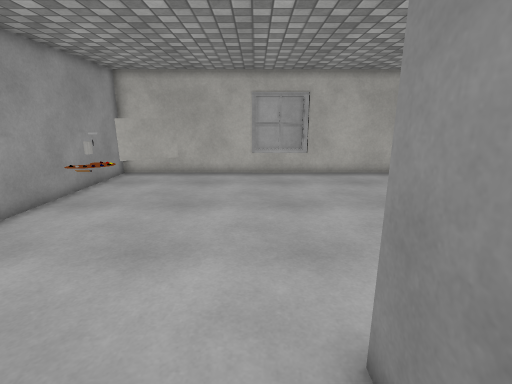
View 1 (above)

12 first-person views from a walk through a 3-D level made in the Unity game engine. The camera is 1.5 m above the floor, tilts 14° down and sees 85° across. The floor is counted in squares, 0.5 m on a side. Each view is taken from the middle of a square. On the plan, view 1 faces up. The plan holds only what a view shows up to about 20 squares ahead; the rest is blank. The player character is not drawn. Surface patterns are stand-ins for the level's own textures.

View 2
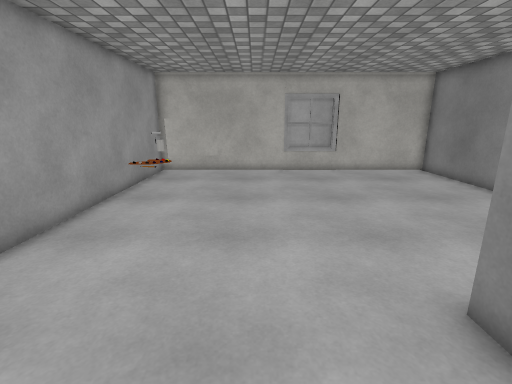

View 3
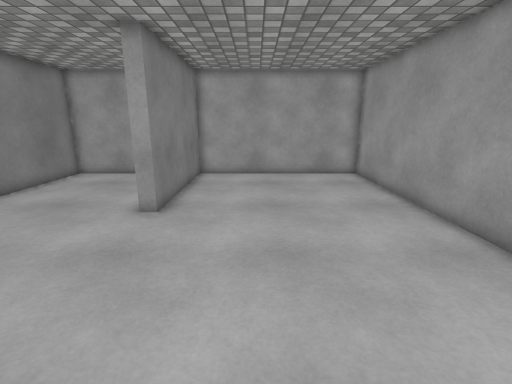

View 4
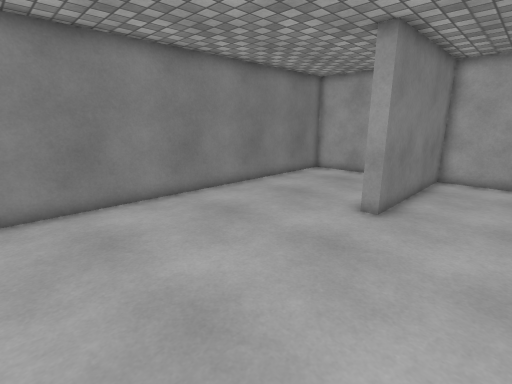

View 5
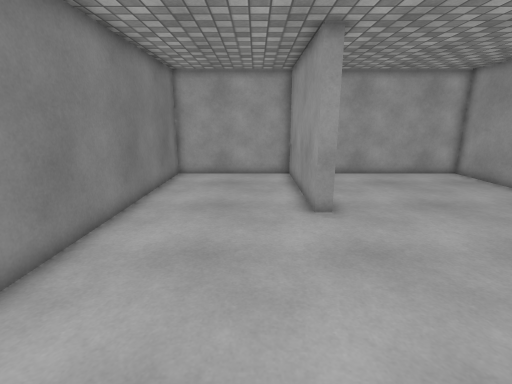

View 6
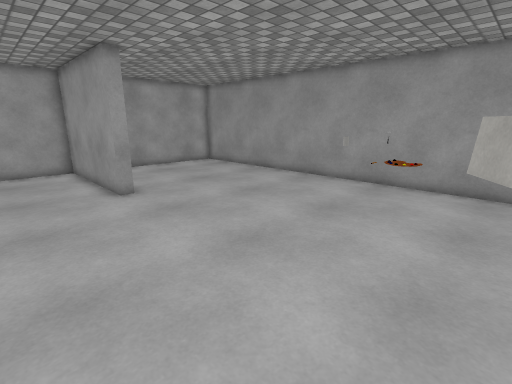

View 7
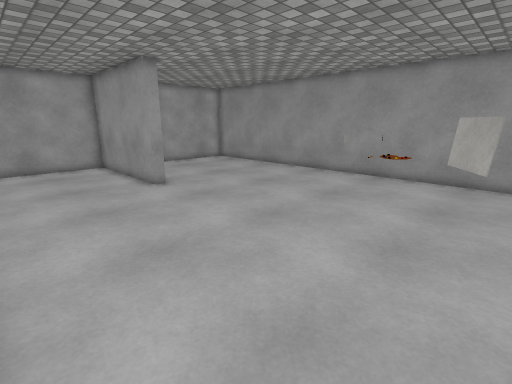

View 8
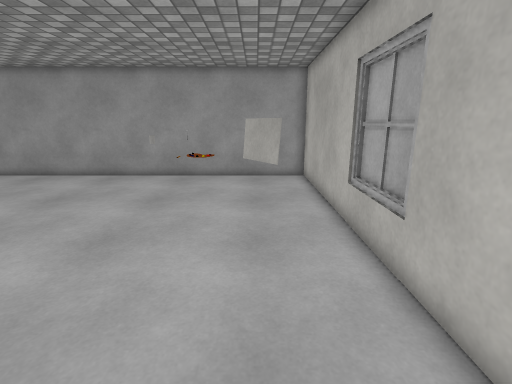

View 9
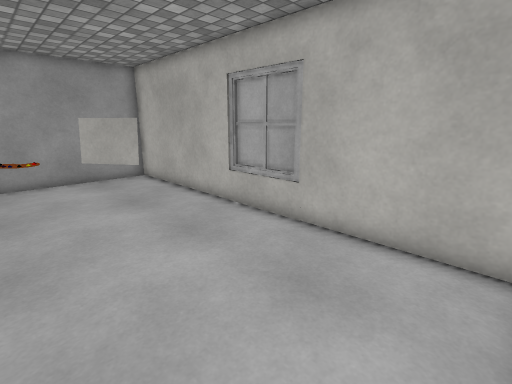

View 10
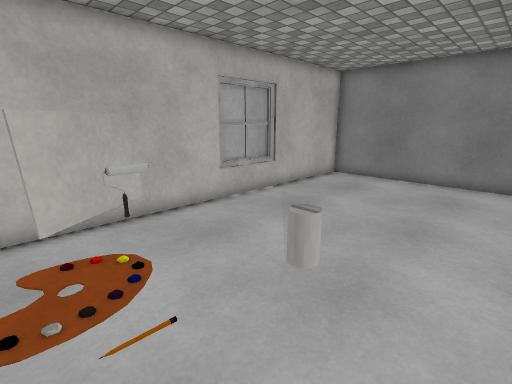

View 11
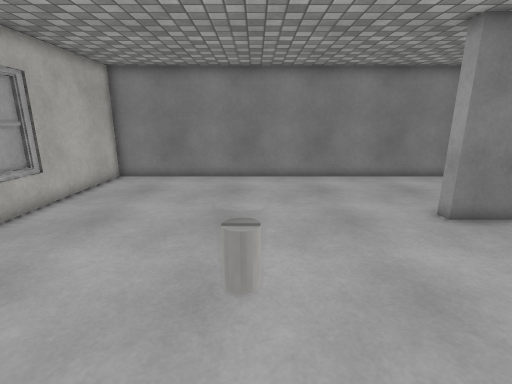

View 12
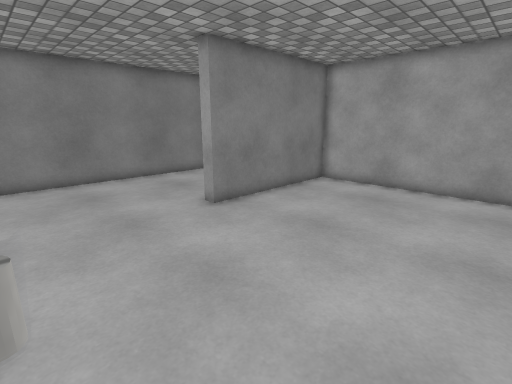

### Floor plan
Key: @ floor where view 1 was taken; # wall or solid block; . floor; = window, fence, low wall or low ledge; T thing the floor can be seen under or through; O other object.
Columns run from 8 left of view 1 to 9 right of it. Each row starts with its distance up from view 1.
 17 ##################
 16 #................#
 15 #..T.............#
 14 #TTT.............#
 13 #TT..............#
 12 #OO..............#
 11 #OO..............#
 10 #OO..............#
  9 #.=O.............#
  8 #................#
  7 #................#
  6 #................#
  5 #................#
  4 #................#
  3 #........##......#
  2 #........##......#
  1 #........##......#
  0 #.......@##......#
 -1 #........##......#
 -2 #........##......#
 -3 #........##......#
 -4 #........##......#
 -5 ##################

Positions as (right, up) in squares from view 1, and headings:
1: (0, 0), facing up
2: (-2, -1), facing up
3: (-2, 12), facing down
4: (-2, 12), facing down-right
5: (4, 12), facing down
6: (6, 15), facing down-left
7: (8, 16), facing down-left
8: (8, 14), facing left
9: (8, 10), facing up-left
10: (-7, 8), facing up-right
11: (-7, 9), facing right
12: (-7, 9), facing down-right
